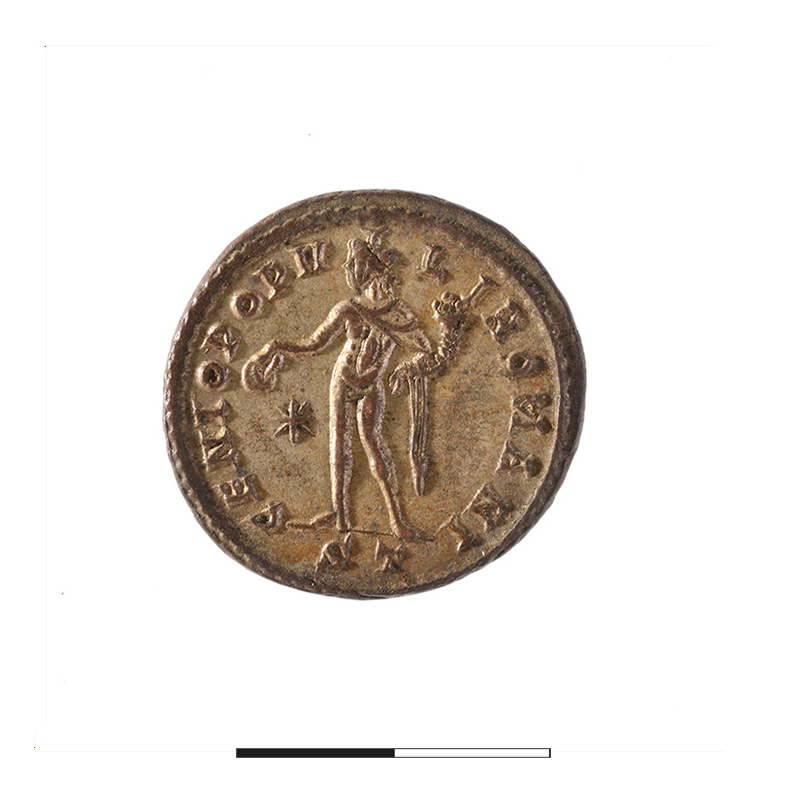
#> input picture data/dataTest1/36848 Revers.jpg, 787 x 787 px
$ jupyter execute --allow-errors presentation.ipynb   (shell and % lines are left out)
#> lines starting #> are read from the running program, lines starting #| are printed output that depends on the picture
# Numisma
*Application de classification d'anciennes monaies*

## Présentation
L'objectif principal est de **permettre de faciliter la reconnaissance des les liasons de coin parmis un ensemble de photos de monnaies**. Cette version de l'algorithme utilise une approche plus simple et directe que la version précédente car elle utilise des outils de detection des points d'intérêts (PI) connus.

L'algorithme se compose de deux étapes :
- detection des PI
- recherche de correspondance entre les PI

### Detection des PI

La phase de détection des PI est essentiellement basé sur l'algorithme *"Scale Invariant Feature Transform"* (SIFT) qui est présenté dans le <a href="https://docs.opencv.org/4.x/da/df5/tutorial_py_sift_intro.html"> tutoriel de OpenCV </a>. SIFT est considéré comme **le plus robuste** (luminosité, transformation...) même si il est plus lent que la plupart des autres algorithmes implementé dans OpenCV.

### Recherche de correspondance
La recherche de correspondance s'effecture par brute force avec un ratio de seuil selon <a href="https://docs.opencv.org/4.x/dc/dc3/tutorial_py_matcher.html"> ce tutoriel d'OpenCV </a>. Ces différentes correspondances sont ensuite filtré par l'algorithme RANSAC qui permet de garder uniquement les liens qui correspondent à une transformation rigide (rotation + translation + scale) et de trouver la matrice de transformation correspondante.

### Interface graphique
La matrice de transformation Rigide peut être utilisée pour superposer les monnaies et ainsi faciliter la reconnaissace des liaisons de coin. Un inteface graphique permet de visualiser les liaisons avec un slider entre deux monnaies superposées.

## Aperçu du fonctionnement

[cell 1]

from pathlib import Path
import matplotlib.pyplot as plt

#image test
path1 = Path("data/dataTest1/36848 Revers.jpg")
path2 = Path("data/dataTest1/11621 Revers.jpg")

# lecture des images
img1 = plt.imread(path1)
#> img1 is the input picture: shape (787, 787, 3); mean R, G, B 226.7, 220.8, 215.3
img2 = plt.imread(path2)
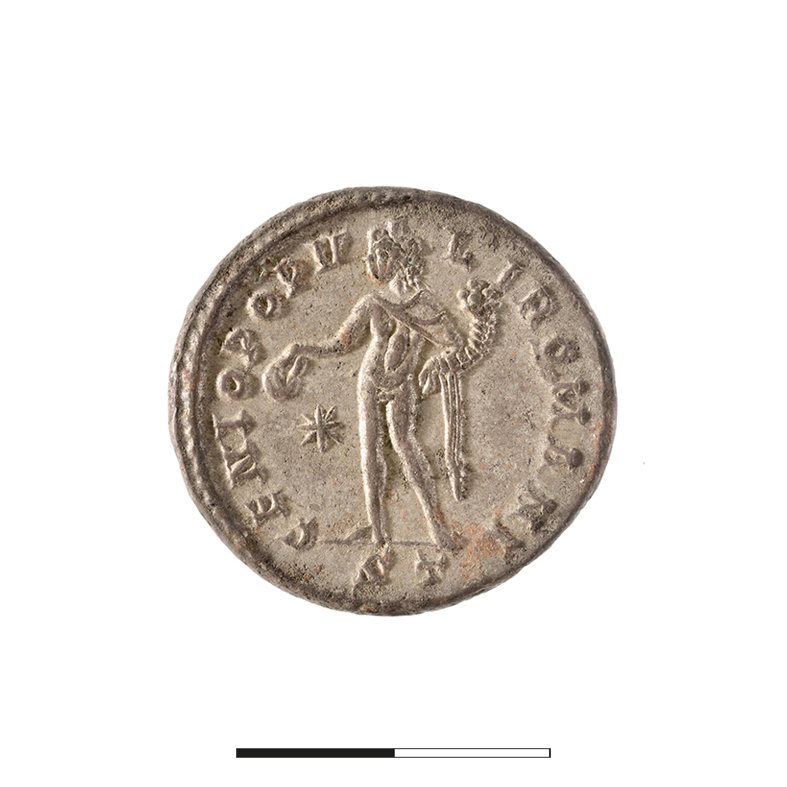
#> input picture data/dataTest1/11621 Revers.jpg, 787 x 787 px
#> img2 is the input picture: shape (787, 787, 3); mean R, G, B 230, 225.7, 221.5

## Affichage des images test
fig,[ax0,ax1] = plt.subplots(1,2,figsize=(14,7))
ax0.imshow(img1)
ax0.axis('off')
ax1.imshow(img2)
ax1.axis('off')
plt.tight_layout()
plt.show()
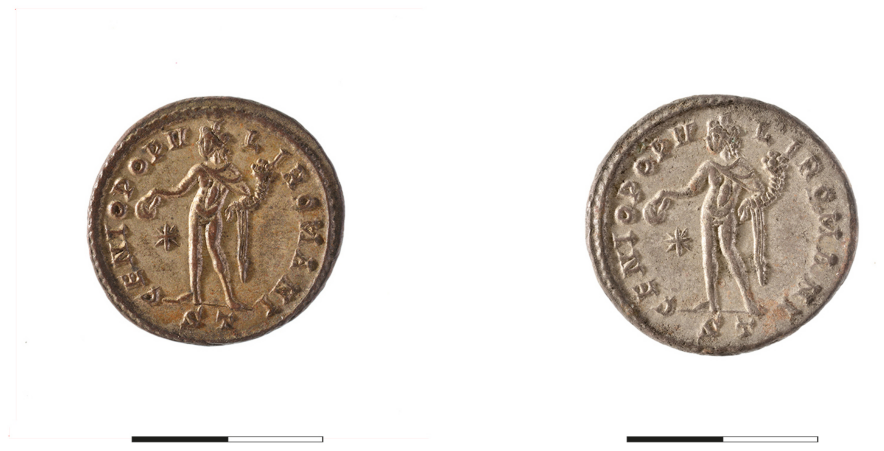
#> figure drawn by matplotlib, 2 panels

## detection des points d'intérêts

#> (a cell that did not finish here is left out)

## Superposition des monnaies

Utile pour la verification avec un slider intégré dans le GUI

[cell 3]
import cv2 as cv
#> (the rest of this cell did not finish here and is left out)

[cell 4]
from core import getSliderImg

img1 = cv.imread(str(path1)) # queryImage
img2 = cv.imread(str(path2)) # trainImage

fig,axes = plt.subplots(1,4,figsize=(14,7))
plt.tight_layout()

sliderPos = [0.2,0.4,0.6,0.8]

#> (the rest of this cell did not finish here and is left out)
